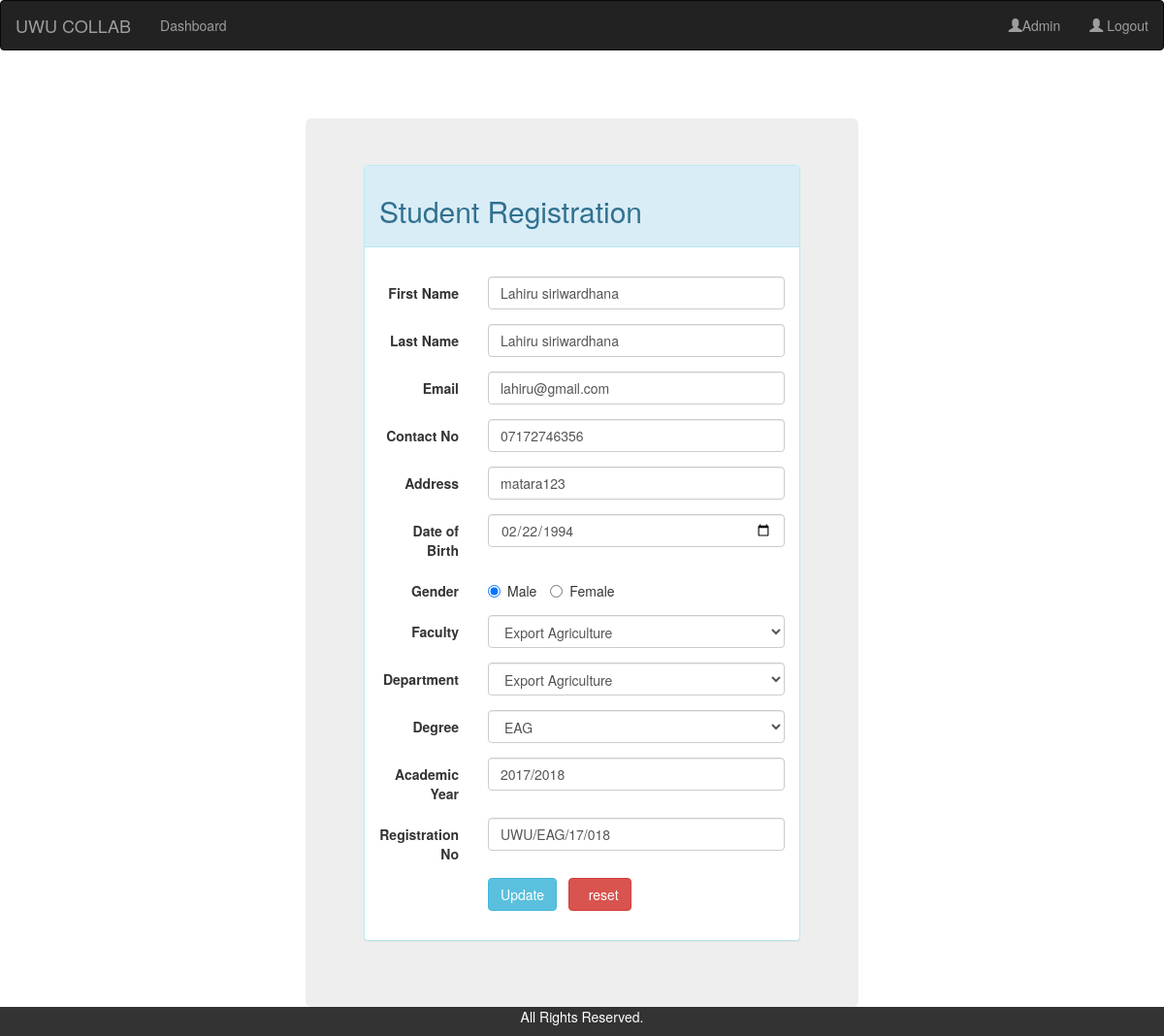
/admin/UpdateStudentDetails.php?st_id=34 (signed in), run on the app's committed database.
### tables this page shows
CREATE TABLE `student` (
  `st_id` int(100) NOT NULL,
  `st_name` varchar(100) DEFAULT NULL,
  `gender` varchar(100) DEFAULT NULL,
  `DOB` date DEFAULT NULL,
  `faculty` varchar(100) DEFAULT NULL,
  `department` varchar(100) DEFAULT NULL,
  `degree` varchar(100) DEFAULT NULL,
  `ac_year` varchar(100) DEFAULT NULL,
  `address` varchar(100) DEFAULT NULL,
  `email` varchar(100) DEFAULT NULL,
  `tel_no` varchar(100) DEFAULT NULL,
  `user_name` varchar(100) DEFAULT NULL,
  `admin_id` varchar(100) DEFAULT NULL
);

### admin/UpdateStudentDetails.php (the view, shortened to what this page needs)
<?php
if ($_SESSION['type'] == 'admin') {
    $name = $_SESSION['name'];
} else {
    header("location: ../login.php");
}
include '../connectDB.php';
?>
<?php
if (( $_SERVER['REQUEST_METHOD'] == 'POST')) {
    $student_id = $_GET['student_id'];
    $firstname = $_POST['firstname'];
    $lastname = $_POST['lastname'];
    $email = $_POST['email'];
    $contact_no = $_POST['contact_no'];
    $address = $_POST['address'];
    $dob = $_POST['dob'];
    $gender = $_POST['radio'];
    $faculty = $_POST['facultyID'];
    $department = $_POST['departmentID'];
    $degree = $_POST['degreeID'];
    $academic_year = $_POST['academic_year'];
    $admin_id = $_POST['admin_id'];
    $query = "UPDATE student SET st_name='" . $firstname . "', email='" . $email . "', tel_no='" . $contact_no . "', address='" . $address . "', DOB='" . $dob . "', gender='" . $gender . "', faculty='" . $faculty . "', department='" . $department . "', degree='" . $degree . "', ac_year='" . $academic_year . "', admin_id='" . $admin_id . "' WHERE st_id=" . $student_id;
    $result = mysqli_query($conn, $query);
    if ($result) {
        header('Location:EditStudentDetails.php?post_update=true');
    } else {
        echo '<script language ="javascript" >';
        echo 'alert("Failed!");';
        echo '</script>';
    }
} elseif (isset($_GET['st_id'])) {
    $student_id = mysqli_real_escape_string($conn, $_GET['st_id']);
    $query = "SELECT * FROM student WHERE st_id={$student_id} LIMIT 1";
    $result_set = mysqli_query($conn, $query);
    if ($result_set) {
        if (mysqli_num_rows($result_set) == 1) {
            $result = mysqli_fetch_assoc($result_set);
            $name = $result['st_name'];
            $gender = $result['gender'];
            $dob = $result['DOB'];
            $faculty = $result['faculty'];
            $department = $result['department'];
            $degree = $result['degree'];
            $acyear = $result['ac_year'];
            $address = $result['address'];
            $email = $result['email'];
            $telno = $result['tel_no'];
            $adminid = $result['admin_id'];
        } else {
            echo "user not found";
        }
    } else {
        echo "query failed";
    }
    ?>
    <html>
        <head>
            <link rel="stylesheet" href="https://maxcdn.bootstrapcdn.com/bootstrap/3.3.7/css/bootstrap.min.css">
        </head>
        <body>
    <?php include 'AdminHeader.php'; ?>
            <div class="container">
                <div id="loginbox" style="margin-top:50px;" class="mainbox col-md-6 col-md-offset-3 col-sm-8 col-sm-offset-2 jumbotron">
                    <div class="panel panel-info" >
                        <div class="panel-heading">
                            <div class="panel-title"><h2>Student Registration</h2></div>
                        </div>
                        <div style="padding-top:30px" class="panel-body" >
                            <form id="signupform" class="form-horizontal" role="form" method="POST" action="UpdateStudentDetails.php?student_id=<?php echo $student_id ?>">
                                <div class="form-group">
                                    <label for="firstname" class="col-md-3 control-label">First Name</label>
                                    <div class="col-md-9">
                                        <input type="text" class="form-control" id="firstname" name="firstname" placeholder="First Name"<?php echo 'value="' . $name . '"'; ?>>
                                    </div>
                                </div>
                                <div class="form-group">
                                    <label for="lastname" class="col-md-3 control-label">Last Name</label>
                                    <div class="col-md-9">
                                        <input type="text" class="form-control" id="lastname" name="lastname" placeholder="Last Name"<?php echo 'value="' . $name . '"'; ?>>
                                    </div>
                                </div>
                                <div class="form-group">
                                    <label for="email" class="col-md-3 control-label">Email</label>
                                    <div class="col-md-9">
                                        <input type="text" class="form-control" id="email" name="email" placeholder="Email Address" <?php echo 'value="' . $email . '"'; ?>>
                                    </div>
                                </div>
                                <div class="form-group">
                                    <label for="lastname" class="col-md-3 control-label">Contact No</label>
                                    <div class="col-md-9">
                                        <input type="text" class="form-control" id="contact_no" name="contact_no" placeholder="eg:  (+94XXXXXXXXX)" <?php echo 'value="' . $telno . '"'; ?>>
                                    </div>
                                </div>
                                <div class="form-group">
                                    <label for="lastname" class="col-md-3 control-label">Address</label>
                                    <div class="col-md-9">
                                        <input type="text" class="form-control" id="address" name="address" placeholder="Address"<?php echo 'value="' . $address . '"'; ?>>
                                    </div>
                                </div>
                                <div class="form-group">
                                    <label for="firstname" class="col-md-3 control-label">Date of Birth</label>
                                    <div class="col-md-9">
                                        <input type="date" class="form-control" id="dob" name="dob" placeholder="Date of Birth"<?php echo 'value="' . $dob . '"'; ?>>
                                    </div>
                                </div>
                                <div class="form-group">
                                    <label for="firstname" class="col-md-3 control-label">Gender</label>
                                    <div class="col-md-9">
                                        <label class="radio-inline"><input type="radio" id="radio" name="radio" value="Male" <?php
    if ($gender == 'Male') {
        echo "checked='checked'";
    }
    ?>>Male</label>
                                        <label class="radio-inline"><input type="radio" id="radio" name="radio" value="Female" <?php
                                            if ($gender == 'Female') {
                                                echo "checked='checked'";
                                            }
                                            ?>>Female</label>
                                    </div>
                                </div>
                                <div class="form-group">
                                    <label for="firstname" class="col-md-3 control-label">Faculty</label>
                                    <div class="col-md-9">
                                        <div class="dropdown">
                                            <select  class="form-control" id="facultyID" name="facultyID">
                                                <option value="Export Agriculture" <?php if ($faculty == 'Export Agriculture') {
                                                                           echo "selected";
                                                                       } ?>>Export Agriculture</option>
                                            </select>
                                        </div>
                                    </div>
                                </div>
                                <div class="form-group">
                                    <label for="firstname" class="col-md-3 control-label">Department</label>
                                    <div class="col-md-9">
                                        <div class="dropdown">
                                            <select  class="form-control" id="departmentID" name="departmentID">
                                                <option value="Export Agriculture" <?php if ($department == 'Export Agriculture') {
                                                                           echo "selected";
                                                                       } ?>>Export Agriculture</option>
                                            </select>
                                        </div>
                                    </div>
                                </div>
                                <div class="form-group">
                                    <label for="firstname" class="col-md-3 control-label">Degree</label>
                                    <div class="col-md-9">
                                        <div class="dropdown">
                                            <select  class="form-control" id="degreeID" name="degreeID" <?php echo 'value="' . $degree . '"'; ?>>
                                                <option value="EAG" <?php if ($degree == 'EAG') {
                                                                           echo "selected";
                                                                       } ?>>EAG</option>
                                            </select>
                                        </div>
                                    </div>
                                </div>
                                <div class="form-group">
                                    <label for="firstname" class="col-md-3 control-label">Academic Year</label>
                                    <div class="col-md-9">
                                        <input type="text" class="form-control" id="academic_year" name="academic_year" placeholder="Academic Year" <?php echo 'value="' . $acyear . '"'; ?>>
                                    </div>
                                </div>
                                <div class="form-group">
                                    <label for="firstname" class="col-md-3 control-label">Registration No</label>
                                    <div class="col-md-9">
                                        <input type="text" class="form-control" id="admin_id" name="admin_id" placeholder="Registration No" <?php echo 'value="' . $adminid . '"'; ?>>
                                    </div>
                                </div>
                                <div class="form-group">
                                    <div class="col-md-offset-3 col-md-9">
                                        <input id="btn-signup" type="submit" class="btn btn-info" value="Update"><i class="icon-hand-right"></i>
                                        <button id="btn-signup" type="reset" class="btn btn-danger"><i class="icon-hand-right"></i> &nbsp reset</button>
                                    </div>
                                </div>
                            </form>
                        </div>
                    </div>
                </div>
                <footer class="container-fluid text-center footer">
                    <p>All Rights Reserved.</p>
                </footer>
        </body>
    </html>
<?php } ?>

### admin/UpdateStudentDetails.php (style rules this page uses)
.footer { position: fixed; left: 0; bottom: 0; width: 100%; background-color: #333; color: white; text-align: center; }

### data on the page
student: email "lahiru@gmail.com", contact_no "07172746356", gender "☑ Male", gender "☐ Female", facultyID "Export Agriculture", departmentID "Export Agriculture", degreeID "EAG", academic_year "2017/2018", admin_id "UWU/EAG/17/018"

### other printed values
$_SESSION['name'] "Admin"
